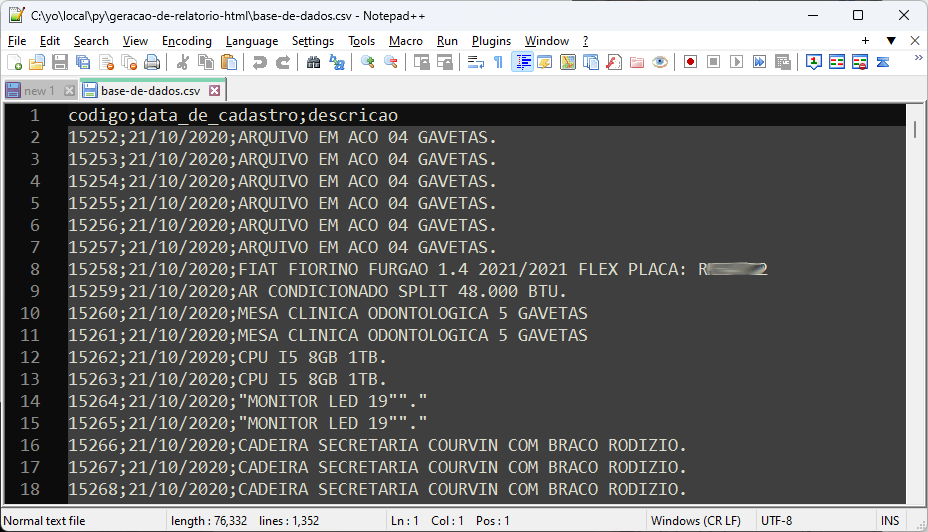
#> input picture base-de-dados.png, 928 x 532 px, given as the content of the folder C:/geracao-de-relatorio-html/imagens/, which was not available
$ python geracao-de-relatorio-html.py
#> lines starting #> are read from the running program, lines starting #| are printed output that depends on the picture
# importa as bibliotecas
import pandas as pd, base64, os, io
from IPython.display import display, HTML
from PIL import Image

# define o diretório base
base_dir = "C:/geracao-de-relatorio-html/"

# define o diretório de imagens
image_dir = base_dir + "imagens/"

# define o arquivo csv
csv_filepath = base_dir + "base-de-dados.csv"

# define o arquivo html de destino
html_filepath = base_dir + "relatorio.html"

# lista todos os arquivos de imagens dentro do diretório
image_files = os.listdir(image_dir)

# cria um dataframe vazio com as colunas para o código e a codificação da imagem
image_data = pd.DataFrame(columns=["codigo", "imagem"])

# percorre por cada arquivo de imagem
for image_file in image_files:
    # obtém o código dividindo o nome do arquivo pelo ponto e extraindo a primeira parte
    code = image_file.split(".")[0]
    # cria o caminho completo para o arquivo de imagem usando o diretório e o nome do arquivo
    image_path = os.path.join(image_dir, image_file)
    # abre a imagem usando o módulo PIL (Python Imaging Library)
    image = Image.open(image_path)
#> image is the input picture: PIL image 928x532 RGB; mean R, G, B 111.7, 112, 111.5
    # redimensiona a imagem para que a largura seja 150 pixels e a altura seja ajustada de acordo para manter a proporção original
    image_resized = image.resize((150, int(image.size[1] * 150 / image.size[0])))
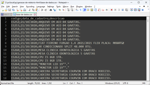
#> image_resized: PIL image 150x85 RGB; mean R, G, B 111.9, 112.2, 111.7
    # cria um buffer de bytes para armazenar a imagem redimensionada
    image_bytes = io.BytesIO()
    # salva a imagem redimensionada no buffer usando o formato png
    image_resized.save(image_bytes, format = "PNG")
    # codifica os bytes da imagem em uma string base64 para armazenar no dataframe
    image_str = base64.b64encode(image_bytes.getvalue()).decode("utf-8")
    # adiciona um novo registro ao dataframe com o código e a imagem codificada
    image_data = pd.concat([image_data, pd.DataFrame({"codigo": [code], "imagem": [image_str]})], ignore_index = True)

# lê o arquivo csv com informações adicionais
#> (the run stopped early here; a loop or call above may not have finished)

$ run again, on python.png
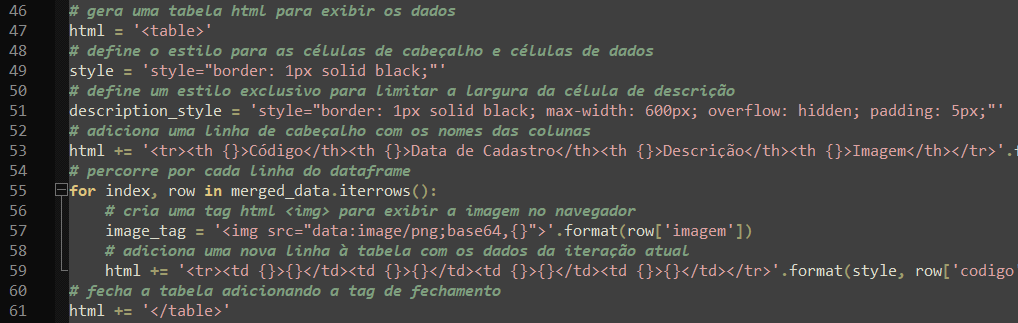
#> input picture python.png, 1018 x 323 px, given as the content of the folder C:/geracao-de-relatorio-html/imagens/, which was not available
#> image is the input picture: PIL image 1018x323 RGBA; mean R, G, B, A 68.3, 68.4, 66.7, 255
#> `image_resized = image.resize((150, int(image.size[1] * 150 / image.siz..`:
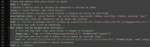
#> image_resized: PIL image 150x47 RGBA; mean R, G, B, A 68.3, 68.4, 66.7, 255
